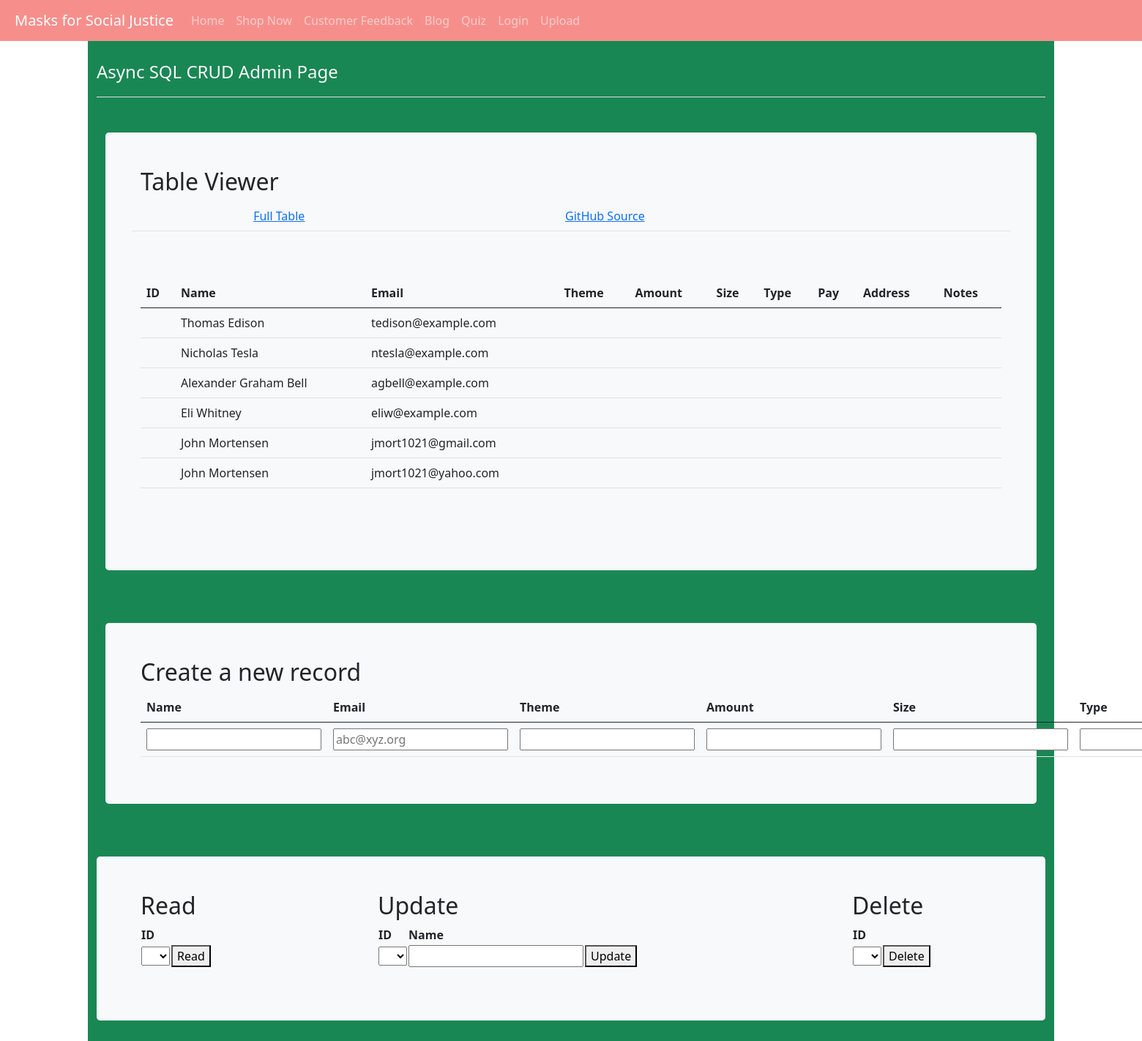
Before: /purchase_api/ with the older database file.
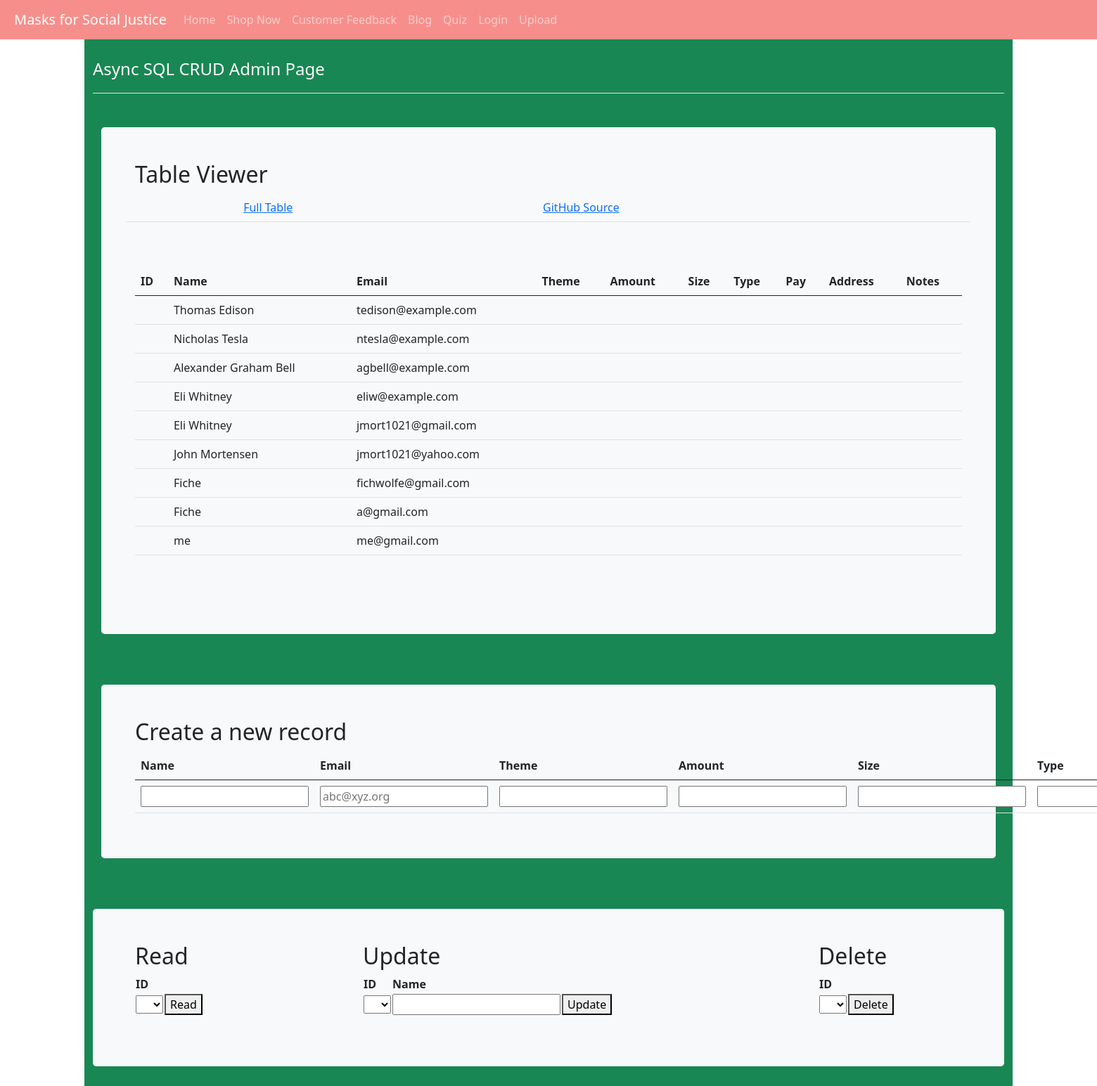
After: the same page with the newer database file.
### templates/cruddy/model.py (models this page shows, shortened)
class Users(UserMixin, db.Model):
    userID = db.Column(db.Integer, primary_key=True)
    name = db.Column(db.String(255), unique=False, nullable=False)
    email = db.Column(db.String(255), unique=True, nullable=False)
    password = db.Column(db.String(255), unique=False, nullable=False)
    phone = db.Column(db.String(255), unique=False, nullable=False)
    def read(self):
        return {
            "userID": self.userID,
            "name": self.name,
            "email": self.email,
            "password": self.password,
            "phone": self.phone,
            "query": "by_alc"  # This is for fun, a little watermark
        }

### templates/cruddy/app_purchase_api.py (the view)
@app_purchase_api.route('/')
def purchase_api():
    return render_template("cruddy/templates/purchase_async.html", table=users_all())

### templates/cruddy/query.py (called while the page is built)
def users_all():
    return users_all_alc()

def users_all_alc():
    table = Users.query.all()
    json_ready = [peep.read() for peep in table]
    return json_ready

### templates/cruddy/templates/purchase_async.html (shortened to what the changed rows need)
<!DOCTYPE html>
{% extends "layouts/base.html" %}
{% block body %}
    <div class="container py-4 text-light bg-success">
        <div class="container py-4">
            <div class="p-5 mb-4 bg-light text-dark rounded-3">
                <h2>Table Viewer</h2>
                <div class="row align-items-md-stretch">
                    <div class="container-fluid py-5">
                        <table class="table" id="users">
                            <thead>
                            <tr>
                                <th>ID</th>
                                <th>Name</th>
                                <th>Email</th>
                                <th>Theme</th>
                                <th>Amount</th>
                                <th>Size</th>
                                <th>Type</th>
                                <th>Pay</th>
                                <th>Address</th>
                                <th>Notes</th>
                            </tr>
                            </thead>
                            <tbody id="result">
                            {% for row in table %}
                                <tr>
                                    <td>{{ row['purchaseID'] }}</td>
                                    <td>{{ row['name'] }}</td>
                                    <td>{{ row['email'] }}</td>
                                    <td>{{ row['theme'] }}</td>
                                    <td>{{ row['amount'] }}</td>
                                    <td>{{ row['size'] }}</td>
                                    <td>{{ row['type'] }}</td>
                                    <td>{{ row['pay'] }}</td>
                                    <td>{{ row['address'] }}</td>
                                    <td>{{ row['notes'] }}</td>
                                </tr>
                            {% endfor %}
                            </tbody>
                        </table>
                    </div>
                </div>
            </div>
        </div>
        <div class="container py-4">
            <div class="p-5 mb-4 bg-light text-dark rounded-3">
                <h2>Create a new record</h2>
                <table class="table">
                    <thead>
                    <tr>
                        <th><label for="name">Name</label></th>
                        <th><label for="email">Email</label></th>
                        <th><label for="theme">Theme</label></th>
                        <th><label for="amount">Amount</label></th>
                        <th><label for="size">Size</label></th>
                        <th><label for="type">Type</label></th>
                    </tr>
                    </thead>
                </table>
            </div>
        </div>
        <div class="container py-4">
            <div class="row mb-4 bg-light text-dark rounded-3">
                <div class="col-md-3">
                    <div class="p-5 mb-4 bg-light text-dark rounded-3">
                        <h2>Read</h2>
                        <table id="read_table">
                            <tr><th><label for="read_purchaseid">ID</label></th></tr>
                        </table>
                    </div>
                </div>
                <div class="col-md-6">
                    <div class="p-5 mb-4 bg-light text-dark rounded-3">
                        <h2>Update</h2>
                        <table id="update_table">
                            <tr>
                                <th><label for="update_purchaseid">ID</label></th>
                                <th><label for="update_name">Name</label></th>
                            </tr>
                        </table>
                    </div>
                </div>
                <div class="col-md-3">
                    <div class="p-5 mb-4 bg-light text-dark rounded-3">
                        <h2>Delete</h2>
                        <table id="read_table">
                            <tr><th><label for="delete_purchaseid">ID</label></th></tr>
                        </table>
                    </div>
                </div>
            </div>
        </div>
    </div>
{% endblock %}

Changed rows visible on the page:
changed Users "jmort1021@gmail.com": name "John Mortensen" → "Eli Whitney"
added Users: name "Fiche", email "fichwolfe@gmail.com"
added Users: name "Fiche", email "a@gmail.com"
added Users: name "me", email "me@gmail.com"
